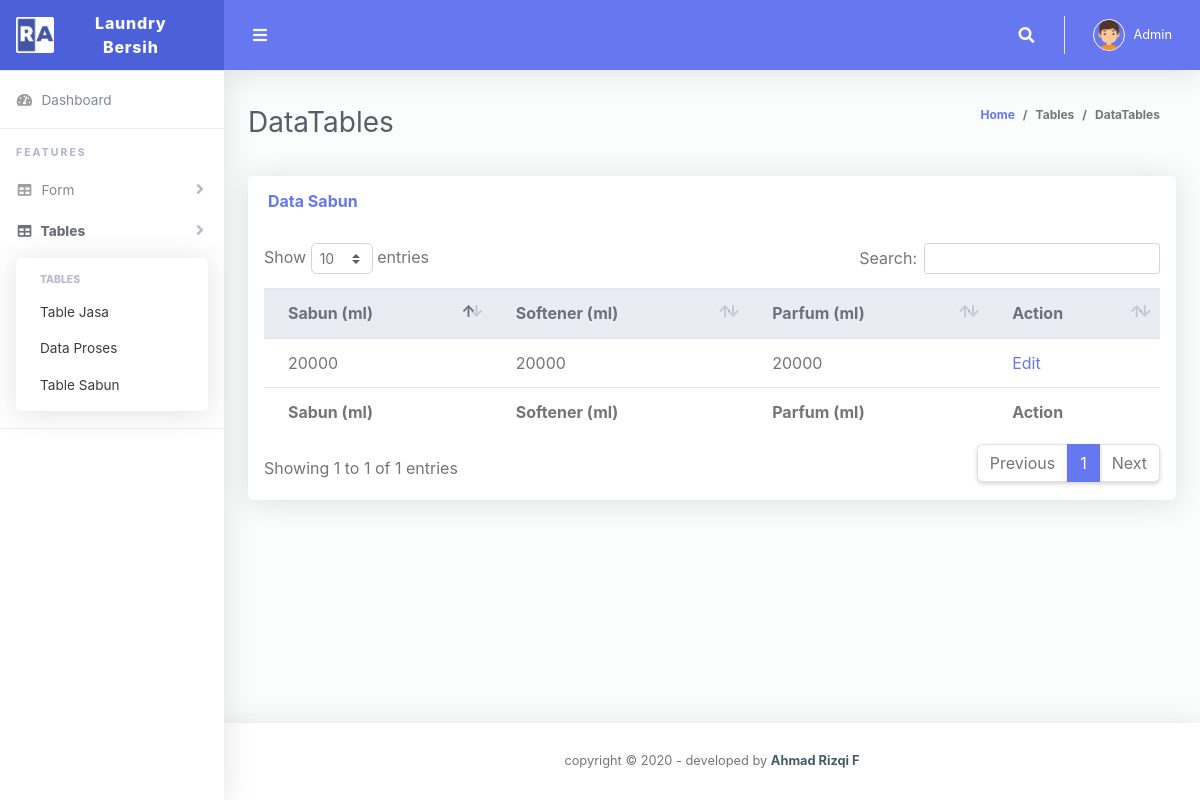
The app's page /lama/datasabun.php with its own data.
### tables this page shows
CREATE TABLE `t_sabun` (
  `id_sabun` int(11) NOT NULL,
  `sabun` int(5) NOT NULL,
  `softener` int(5) NOT NULL,
  `parfum` int(5) NOT NULL
);

### lama/datasabun.php (the view, shortened to what this page needs)
<!DOCTYPE html>
<html lang="en">
<head>
  <link href="vendor/fontawesome-free/css/all.min.css" rel="stylesheet" type="text/css">
  <link href="vendor/bootstrap/css/bootstrap.min.css" rel="stylesheet" type="text/css">
  <link href="css/ruang-admin.min.css" rel="stylesheet">
  <link href="vendor/datatables/dataTables.bootstrap4.min.css" rel="stylesheet">
</head>
<body id="page-top">
  <div id="wrapper">
    <ul class="navbar-nav sidebar sidebar-light accordion" id="accordionSidebar">
      <a class="sidebar-brand d-flex align-items-center justify-content-center" href="index.php">
        <div class="sidebar-brand-icon">
          <img src="img/logo/logo2.png">
        </div>
        <div class="sidebar-brand-text mx-3">Laundry Bersih</div>
      </a>
      <hr class="sidebar-divider my-0">
      <li class="nav-item">
        <a class="nav-link" href="index.php">
          <i class="fas fa-fw fa-tachometer-alt"></i>
          <span>Dashboard</span></a>
      </li>
      <hr class="sidebar-divider">
      <div class="sidebar-heading">
        Features
      </div>
      <li class="nav-item">
        <a class="nav-link collapsed" href="#" data-toggle="collapse" data-target="#collapseTable" aria-expanded="true"
          aria-controls="collapseTable">
          <i class="fas fa-fw fa-table"></i>
          <span>Form</span>
        </a>
      </li>
      <li class="nav-item active">
        <a class="nav-link collapsed" href="#" data-toggle="collapse" data-target="#collapseTable" aria-expanded="true"
          aria-controls="collapseTable">
          <i class="fas fa-fw fa-table"></i>
          <span>Tables</span>
        </a>
        <div id="collapseTable" class="collapse show" aria-labelledby="headingTable" data-parent="#accordionSidebar">
          <div class="bg-white py-2 collapse-inner rounded">
            <h6 class="collapse-header">Tables</h6>
            <a class="collapse-item" href="datajasa.php">Table Jasa</a>
            <a class="collapse-item" href="datamasuk.php">Data Proses</a>
            <a class="collapse-item" href="datasabun.php">Table Sabun</a>
          </div>
        </div>
      </li>
      <hr class="sidebar-divider">
    </ul>
    <div id="content-wrapper" class="d-flex flex-column">
      <div id="content">
        <nav class="navbar navbar-expand navbar-light bg-navbar topbar mb-4 static-top">
          <button id="sidebarToggleTop" class="btn btn-link rounded-circle mr-3">
            <i class="fa fa-bars"></i>
          </button>
          <ul class="navbar-nav ml-auto">
            <li class="nav-item dropdown no-arrow">
              <a class="nav-link dropdown-toggle" href="#" id="searchDropdown" role="button" data-toggle="dropdown"
                aria-haspopup="true" aria-expanded="false">
                <i class="fas fa-search fa-fw"></i>
              </a>
            </li>
            <li class="nav-item dropdown no-arrow">
              <a class="nav-link dropdown-toggle" href="#" id="userDropdown" role="button" data-toggle="dropdown"
                aria-haspopup="true" aria-expanded="false">
                <img class="img-profile rounded-circle" src="img/boy.png" style="max-width: 60px">
                <span class="ml-2 d-none d-lg-inline text-white small">Admin</span>
              </a>
            </li>
          </ul>
        </nav>
        <div class="container-fluid" id="container-wrapper">
          <div class="d-sm-flex align-items-center justify-content-between mb-4">
            <h1 class="h3 mb-0 text-gray-800">DataTables</h1>
            <ol class="breadcrumb">
              <li class="breadcrumb-item"><a href="./">Home</a></li>
              <li class="breadcrumb-item">Tables</li>
              <li class="breadcrumb-item active" aria-current="page">DataTables</li>
            </ol>
          </div>
          <div class="row">
            <div class="col-lg-12">
              <div class="card mb-4">
                <div class="card-header py-3 d-flex flex-row align-items-center justify-content-between">
                  <h6 class="m-0 font-weight-bold text-primary">Data Sabun</h6>
                </div>
                <div class="table-responsive p-3">
                  <table class="table align-items-center table-flush" id="dataTable">
                    <thead class="thead-light">
                      <tr>
                        <th>Sabun (ml)</th>
                        <th>Softener (ml)</th>
                        <th>Parfum (ml)</th>
                        <th>Action</th>
                      </tr>
                    </thead>
                    <?php
  include 'libs/conn.php';
  $data = MySQLi_query($mysqli,"SELECT * from t_sabun");
  while ($d = mysqli_fetch_array($data)){
  ?>
  <tr>
    <td><?php echo $d['sabun']; ?></td>
    <td><?php echo $d['softener']; ?></td>
    <td><?php echo $d['parfum']; ?></td>
    <td><a href="e_sabun.php?id=<?php echo $d['sabun']?>" class="btn1">Edit</a>
  </tr>
<?php }
?>
                    <tfoot>
                      <tr>
                        <th>Sabun (ml)</th>
                        <th>Softener (ml)</th>
                        <th>Parfum (ml)</th>
                        <th>Action</th>
                      </tr>
                    </tfoot>
                  </table>
                </div>
              </div>
            </div>
                    </div>
        </div>
      </div>
      <footer class="sticky-footer bg-white">
        <div class="container my-auto">
          <div class="copyright text-center my-auto">
            <span>copyright &copy; 2020 - developed by
              <b><a href="" >Ahmad Rizqi F</a></b>
            </span>
          </div>
        </div>
      </footer>
    </div>
  </div>
</body>
</html>

### records on screen
t_sabun: sabun "20000", softener "20000", parfum "20000"
